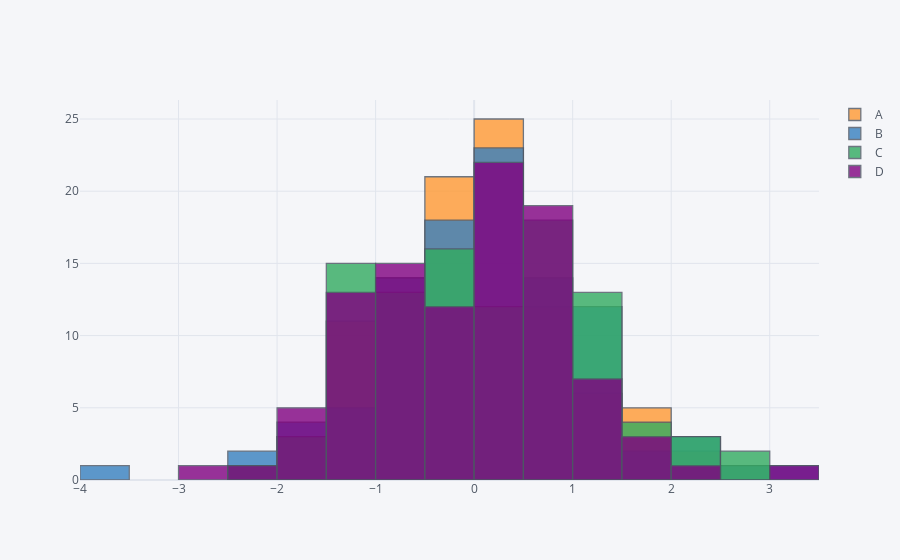

Notebook code cell kept with this figure:
### Code cell
#overlapping plot can be customized to keep specific data points
df.iplot(kind='hist')
